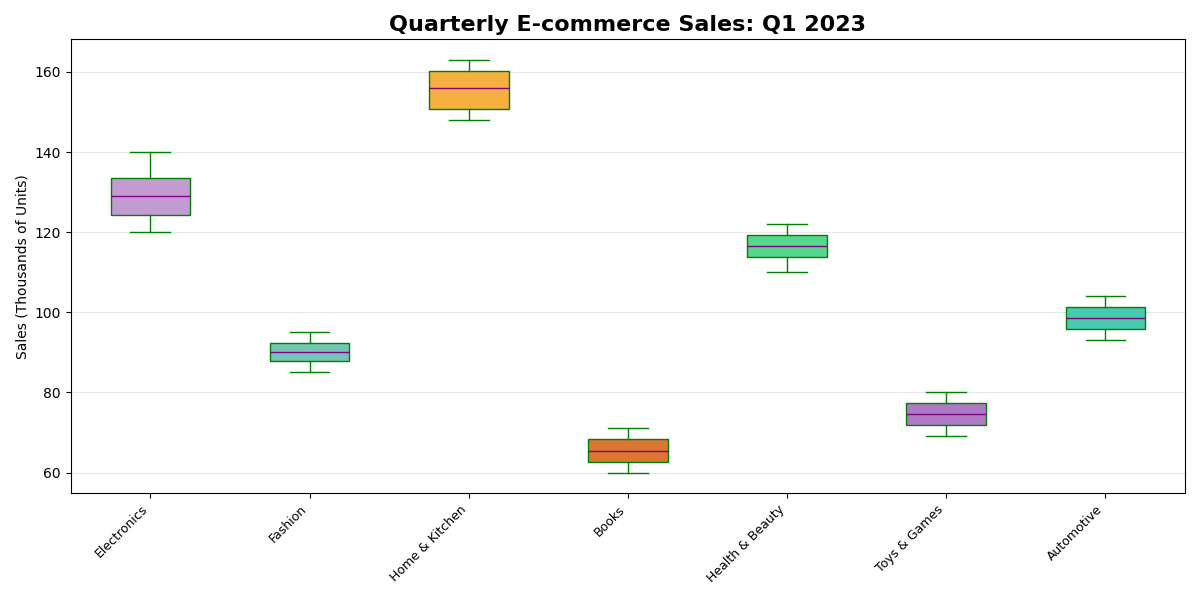

Here is the Python script that generated this plot:
import matplotlib.pyplot as plt

categories = [
    "Electronics", "Fashion", "Home & Kitchen", "Books", 
    "Health & Beauty", "Toys & Games", "Automotive"
]

electronics_sales = [120, 130, 125, 140, 135, 128, 127, 132, 138, 122, 121, 133]
fashion_sales = [85, 95, 90, 89, 92, 94, 87, 88, 91, 86, 93, 90]
home_kitchen_sales = [150, 160, 155, 148, 162, 157, 151, 149, 163, 154, 158, 161]
books_sales = [60, 65, 63, 70, 68, 66, 62, 67, 69, 64, 61, 71]
health_beauty_sales = [110, 115, 118, 112, 120, 119, 117, 116, 121, 114, 113, 122]
toys_games_sales = [70, 75, 73, 78, 76, 74, 72, 77, 79, 71, 69, 80]
automotive_sales = [95, 100, 98, 102, 101, 99, 97, 96, 103, 94, 93, 104]

data = [
    electronics_sales, fashion_sales, home_kitchen_sales, books_sales, 
    health_beauty_sales, toys_games_sales, automotive_sales
]

fig, ax = plt.subplots(figsize=(12, 6))

box = ax.boxplot(data, notch=False, patch_artist=True,
                 boxprops=dict(facecolor="lightgray", color="green"),
                 capprops=dict(color="green"),
                 whiskerprops=dict(color="green"),
                 flierprops=dict(markerfacecolor='orange', marker='x', markersize=10, linestyle='none'),
                 medianprops=dict(color="purple"))

colors = ['#C39BD3', '#73C6B6', '#F5B041', '#DC7633', '#58D68D', '#AF7AC5', '#48C9B0']
for patch, color in zip(box['boxes'], colors):
    patch.set_facecolor(color)

ax.set_title("Quarterly E-commerce Sales: Q1 2023", fontsize=16, fontweight='bold')
ax.set_ylabel('Sales (Thousands of Units)', fontsize=10)
ax.set_xticks(range(1, len(categories) + 1))
ax.set_xticklabels(categories, rotation=45, ha='right', fontsize=9)

ax.yaxis.grid(True, linestyle='-', which='major', alpha=0.3)

plt.tight_layout()
plt.show()
